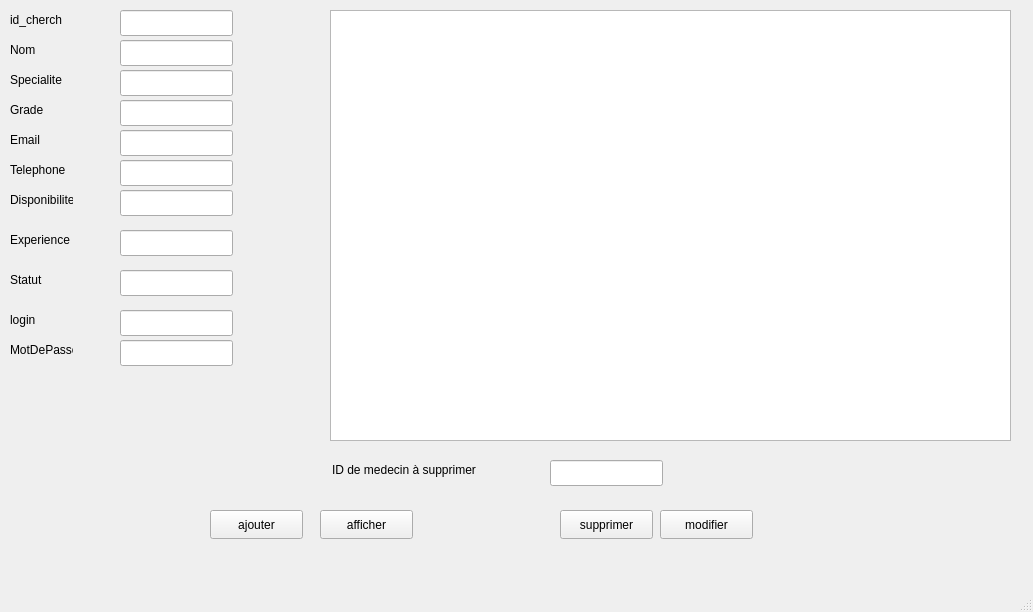
<?xml version="1.0" encoding="UTF-8"?>
<ui version="4.0">
 <class>medecin</class>
 <widget class="QMainWindow" name="medecin">
  <property name="geometry">
   <rect>
    <x>0</x>
    <y>0</y>
    <width>1033</width>
    <height>612</height>
   </rect>
  </property>
  <property name="windowTitle">
   <string>MainWindow</string>
  </property>
  <widget class="QWidget" name="centralwidget">
   <widget class="QPushButton" name="ajouter">
    <property name="geometry">
     <rect>
      <x>210</x>
      <y>510</y>
      <width>93</width>
      <height>29</height>
     </rect>
    </property>
    <property name="text">
     <string>ajouter</string>
    </property>
   </widget>
   <widget class="QPushButton" name="supprimer">
    <property name="geometry">
     <rect>
      <x>560</x>
      <y>510</y>
      <width>93</width>
      <height>29</height>
     </rect>
    </property>
    <property name="text">
     <string>supprimer</string>
    </property>
   </widget>
   <widget class="QPushButton" name="modifier">
    <property name="geometry">
     <rect>
      <x>660</x>
      <y>510</y>
      <width>93</width>
      <height>29</height>
     </rect>
    </property>
    <property name="text">
     <string>modifier</string>
    </property>
   </widget>
   <widget class="QLabel" name="label_2">
    <property name="geometry">
     <rect>
      <x>10</x>
      <y>40</y>
      <width>63</width>
      <height>20</height>
     </rect>
    </property>
    <property name="text">
     <string>Nom</string>
    </property>
   </widget>
   <widget class="QLabel" name="label_3">
    <property name="geometry">
     <rect>
      <x>10</x>
      <y>70</y>
      <width>63</width>
      <height>20</height>
     </rect>
    </property>
    <property name="text">
     <string>Specialite</string>
    </property>
   </widget>
   <widget class="QLabel" name="label_4">
    <property name="geometry">
     <rect>
      <x>10</x>
      <y>100</y>
      <width>63</width>
      <height>20</height>
     </rect>
    </property>
    <property name="text">
     <string>Grade</string>
    </property>
   </widget>
   <widget class="QLabel" name="label_5">
    <property name="geometry">
     <rect>
      <x>10</x>
      <y>230</y>
      <width>63</width>
      <height>20</height>
     </rect>
    </property>
    <property name="text">
     <string>Experience</string>
    </property>
   </widget>
   <widget class="QLabel" name="label_6">
    <property name="geometry">
     <rect>
      <x>10</x>
      <y>160</y>
      <width>63</width>
      <height>20</height>
     </rect>
    </property>
    <property name="text">
     <string>Telephone</string>
    </property>
   </widget>
   <widget class="QLabel" name="label_7">
    <property name="geometry">
     <rect>
      <x>10</x>
      <y>130</y>
      <width>63</width>
      <height>20</height>
     </rect>
    </property>
    <property name="text">
     <string>Email</string>
    </property>
   </widget>
   <widget class="QLabel" name="label_8">
    <property name="geometry">
     <rect>
      <x>10</x>
      <y>310</y>
      <width>63</width>
      <height>20</height>
     </rect>
    </property>
    <property name="text">
     <string>login</string>
    </property>
   </widget>
   <widget class="QLabel" name="label_9">
    <property name="geometry">
     <rect>
      <x>10</x>
      <y>190</y>
      <width>63</width>
      <height>20</height>
     </rect>
    </property>
    <property name="text">
     <string>Disponibilite</string>
    </property>
   </widget>
   <widget class="QLabel" name="label_10">
    <property name="geometry">
     <rect>
      <x>10</x>
      <y>270</y>
      <width>63</width>
      <height>20</height>
     </rect>
    </property>
    <property name="text">
     <string>Statut</string>
    </property>
   </widget>
   <widget class="QLabel" name="label_11">
    <property name="geometry">
     <rect>
      <x>10</x>
      <y>340</y>
      <width>63</width>
      <height>20</height>
     </rect>
    </property>
    <property name="text">
     <string>MotDePasse</string>
    </property>
   </widget>
   <widget class="QLineEdit" name="lineEdit_2">
    <property name="geometry">
     <rect>
      <x>120</x>
      <y>40</y>
      <width>113</width>
      <height>26</height>
     </rect>
    </property>
   </widget>
   <widget class="QLineEdit" name="lineEdit_3">
    <property name="geometry">
     <rect>
      <x>120</x>
      <y>70</y>
      <width>113</width>
      <height>26</height>
     </rect>
    </property>
   </widget>
   <widget class="QLineEdit" name="lineEdit_4">
    <property name="geometry">
     <rect>
      <x>120</x>
      <y>100</y>
      <width>113</width>
      <height>26</height>
     </rect>
    </property>
   </widget>
   <widget class="QLineEdit" name="lineEdit_5">
    <property name="geometry">
     <rect>
      <x>120</x>
      <y>130</y>
      <width>113</width>
      <height>26</height>
     </rect>
    </property>
   </widget>
   <widget class="QLineEdit" name="lineEdit_6">
    <property name="geometry">
     <rect>
      <x>120</x>
      <y>160</y>
      <width>113</width>
      <height>26</height>
     </rect>
    </property>
   </widget>
   <widget class="QLineEdit" name="lineEdit_7">
    <property name="geometry">
     <rect>
      <x>120</x>
      <y>190</y>
      <width>113</width>
      <height>26</height>
     </rect>
    </property>
   </widget>
   <widget class="QLineEdit" name="lineEdit_8">
    <property name="geometry">
     <rect>
      <x>120</x>
      <y>230</y>
      <width>113</width>
      <height>26</height>
     </rect>
    </property>
   </widget>
   <widget class="QLineEdit" name="lineEdit_9">
    <property name="geometry">
     <rect>
      <x>120</x>
      <y>270</y>
      <width>113</width>
      <height>26</height>
     </rect>
    </property>
   </widget>
   <widget class="QLineEdit" name="lineEdit_10">
    <property name="geometry">
     <rect>
      <x>120</x>
      <y>310</y>
      <width>113</width>
      <height>26</height>
     </rect>
    </property>
   </widget>
   <widget class="QLineEdit" name="lineEdit_11">
    <property name="geometry">
     <rect>
      <x>120</x>
      <y>340</y>
      <width>113</width>
      <height>26</height>
     </rect>
    </property>
   </widget>
   <widget class="QTableView" name="tableView">
    <property name="geometry">
     <rect>
      <x>330</x>
      <y>10</y>
      <width>681</width>
      <height>431</height>
     </rect>
    </property>
   </widget>
   <widget class="QPushButton" name="afficher">
    <property name="geometry">
     <rect>
      <x>320</x>
      <y>510</y>
      <width>93</width>
      <height>29</height>
     </rect>
    </property>
    <property name="text">
     <string>afficher</string>
    </property>
   </widget>
   <widget class="QLabel" name="label_1">
    <property name="geometry">
     <rect>
      <x>10</x>
      <y>10</y>
      <width>63</width>
      <height>20</height>
     </rect>
    </property>
    <property name="text">
     <string>id_cherch</string>
    </property>
   </widget>
   <widget class="QLineEdit" name="lineEdit_16">
    <property name="geometry">
     <rect>
      <x>120</x>
      <y>10</y>
      <width>113</width>
      <height>26</height>
     </rect>
    </property>
   </widget>
   <widget class="QLineEdit" name="lineEdit">
    <property name="geometry">
     <rect>
      <x>550</x>
      <y>460</y>
      <width>113</width>
      <height>26</height>
     </rect>
    </property>
   </widget>
   <widget class="QLabel" name="label">
    <property name="geometry">
     <rect>
      <x>332</x>
      <y>460</y>
      <width>201</width>
      <height>20</height>
     </rect>
    </property>
    <property name="text">
     <string>ID de medecin à supprimer  </string>
    </property>
   </widget>
  </widget>
  <widget class="QMenuBar" name="menubar">
   <property name="geometry">
    <rect>
     <x>0</x>
     <y>0</y>
     <width>1033</width>
     <height>26</height>
    </rect>
   </property>
  </widget>
  <widget class="QStatusBar" name="statusbar"/>
 </widget>
 <resources/>
 <connections/>
</ui>
